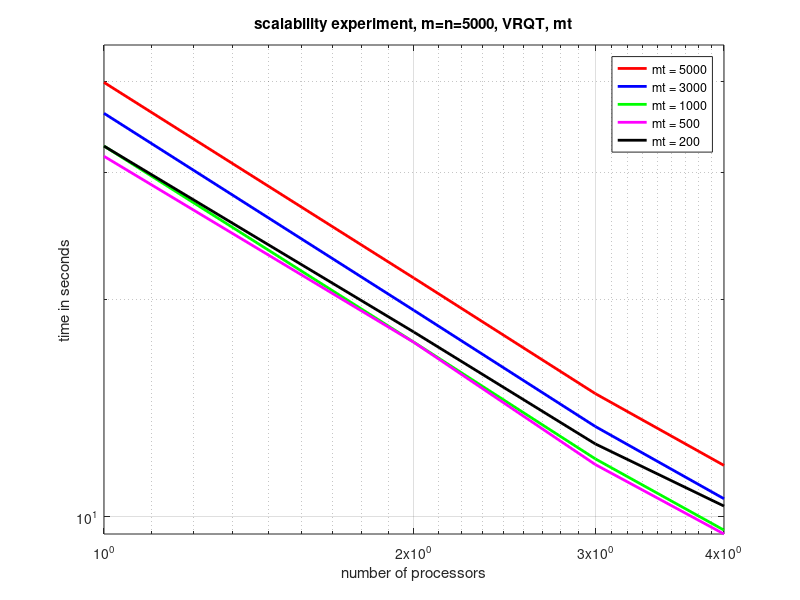
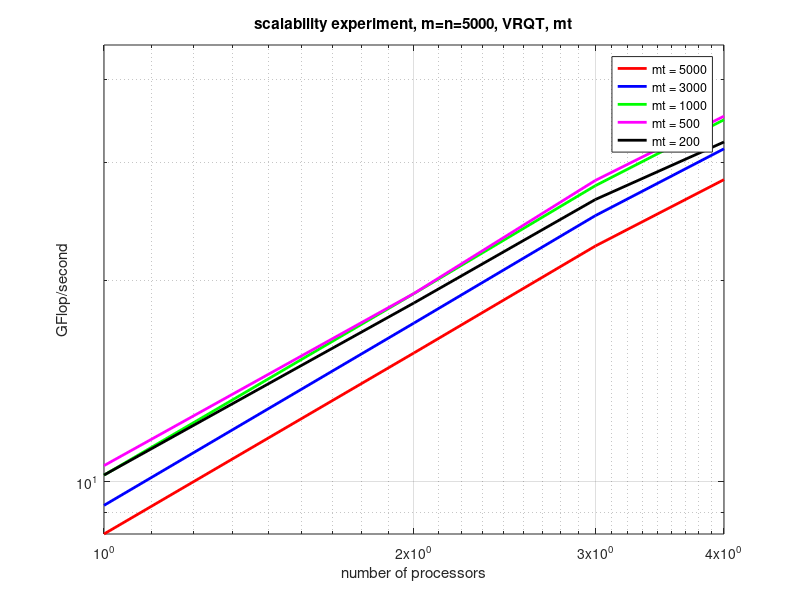
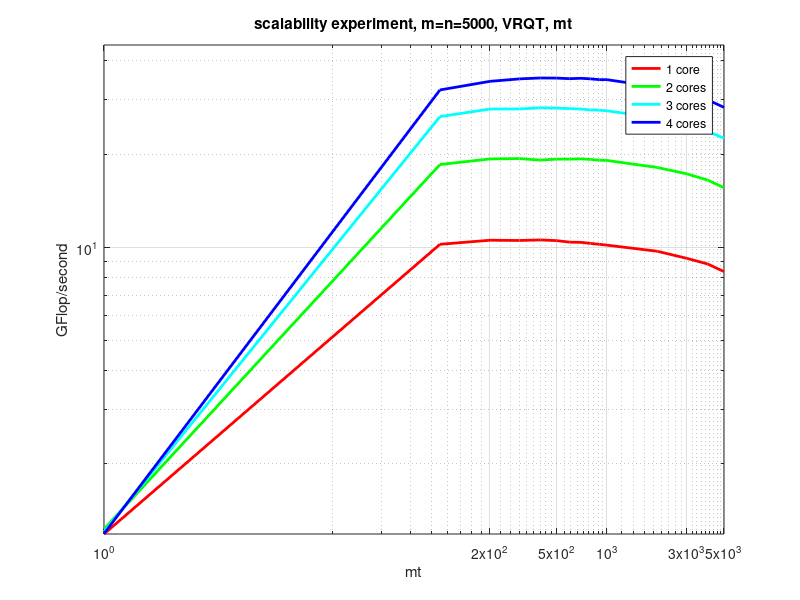
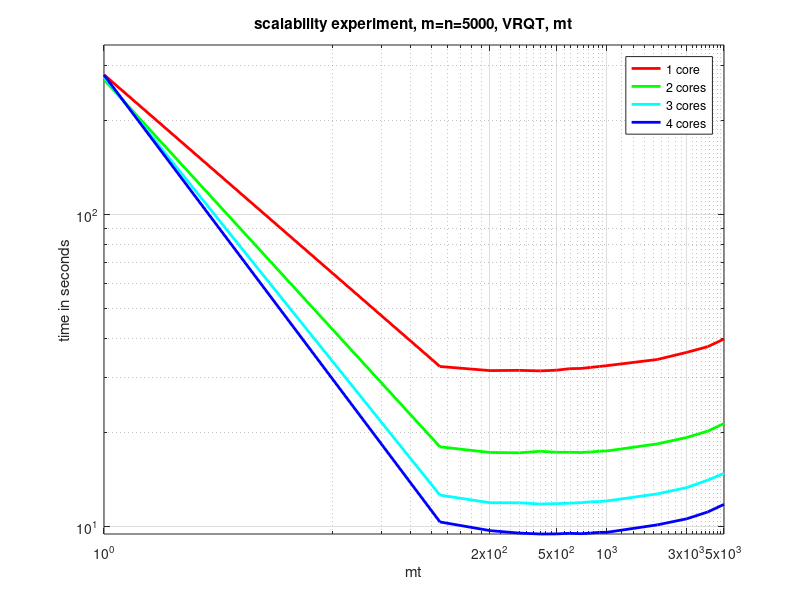

These charts were generated, in order, by the following MATLAB code:
   clear
   close all
   X = load('test_timing_w03_l1p2__square__1thread.dat');
   m = X(:,2);
   perf = X(:,6);
   Y = load('test_timing_w03_l1p2__square__2threads.dat');
   m = Y(:,2);
   perf = Y(:,6);
   T = load('test_timing_w03_l1p2__square__3threads.dat');
   m = T(:,2);
   perf = T(:,6);
   Z = load('test_timing_w03_l1p2__square__4threads.dat');
   m = Z(:,2);
   perf = Z(:,6);

   ax = axes;
   loglog( [1 2 3 4 ], [ X(15,6) Y(15,6) T(15,6) Z(15,6) ], 'r', 'LineWidth', 2); hold on;
   %loglog( [1 2 3 4 ], [ X(15,6) X(15,6)/2 X(15,6)/3 X(15,6)/4 ], 'r--', 'LineWidth', 2); hold on;
   loglog( [1 2 3 4 ], [ X(13,6) Y(13,6) T(13,6) Z(13,6) ], 'b', 'LineWidth', 2); hold on;
   loglog( [1 2 3 4 ], [ X(10,6) Y(10,6) T(10,6) Z(10,6) ], 'g', 'LineWidth', 2); hold on;
   loglog( [1 2 3 4 ], [ X(5,6) Y(5,6) T(5,6) Z(5,6) ], 'm', 'LineWidth', 2); hold on;
   loglog( [1 2 3 4 ], [ X(2,6) Y(2,6) T(2,6) Z(2,6) ], 'k', 'LineWidth', 2); hold on;
   %loglog( [1 2 3 4 ], [ X(1,6) Y(1,6) T(1,6) Z(1,6) ], 'm', 'LineWidth', 2); hold on;
   %loglog( [1 2 3 4 ], [ X(1,6) X(1,6)/2 X(1,6)/3 X(1,6)/4 ], 'm--', 'LineWidth', 2); hold on;
   grid on
   set( ax, 'XTick',[ 1 2 3 4]);
   axis([1 4 0 45])

   legend
   legend('mt = 5000','mt = 3000','mt = 1000','mt = 500','mt = 200')
   title('scalability experiment, m=n=5000, VRQT, mt')
   xlabel('number of processors')
   ylabel('time in seconds')

   figure
   ax = axes;
   loglog( [1 2 3 4 ], [ X(15,7) Y(15,7) T(15,7) Z(15,7) ], 'r', 'LineWidth', 2); hold on;
   %loglog( [1 2 3 4 ], [ X(15,7) 2*X(15,7) 3*X(15,7) 4*X(15,7) ], 'r--', 'LineWidth', 2); hold on;
   loglog( [1 2 3 4 ], [ X(13,7) Y(13,7) T(13,7) Z(13,7) ], 'b', 'LineWidth', 2); hold on;
   loglog( [1 2 3 4 ], [ X(10,7) Y(10,7) T(10,7) Z(10,7) ], 'g', 'LineWidth', 2); hold on;
   loglog( [1 2 3 4 ], [ X(5,7) Y(5,7) T(5,7) Z(5,7) ], 'm', 'LineWidth', 2); hold on;
   loglog( [1 2 3 4 ], [ X(2,7) Y(2,7) T(2,7) Z(2,7) ], 'k', 'LineWidth', 2); hold on;
   %loglog( [1 2 3 4 ], [ X(1,7) Y(1,7) T(1,7) Z(1,7) ], 'r', 'LineWidth', 2); hold on;
   %loglog( [1 2 3 4 ], [ X(1,7) X(1,7)/2 X(1,7)/3 X(1,7)/4 ], 'r--', 'LineWidth', 2); hold on;
   grid on
   set( ax, 'XTick',[ 1 2 3 4]);
   %set( ax, 'YTick',[ .5 1 1.5 2]);
   axis([1 4 0 45])

   legend
   legend('mt = 5000','mt = 3000','mt = 1000','mt = 500','mt = 200')
   title('scalability experiment, m=n=5000, VRQT, mt')
   xlabel('number of processors')
   ylabel('GFlop/second')


  figure
   ax = axes;
   loglog( X(1:15,3), X(1:15,7) , 'r', 'LineWidth', 2); hold on;
   loglog( X(1:15,3), Y(1:15,7) , 'g', 'LineWidth', 2); hold on;
   loglog( X(1:15,3), T(1:15,7) , 'c', 'LineWidth', 2); hold on;
   loglog( X(1:15,3), Z(1:15,7) , 'b', 'LineWidth', 2); hold on;
   grid on
   set( ax, 'XTick',[ 1 200 500 1000 3000 5000]);
   axis([1 5000 0 45])

   legend
   legend('1 core','2 cores','3 cores','4 cores')
   title('scalability experiment, m=n=5000, VRQT, mt')
   xlabel('mt')
   ylabel('GFlop/second')

   figure
   ax = axes;
   loglog( X(1:15,3), X(1:15,6) , 'r', 'LineWidth', 2); hold on;
   loglog( X(1:15,3), Y(1:15,6) , 'g', 'LineWidth', 2); hold on;
   loglog( X(1:15,3), T(1:15,6) , 'c', 'LineWidth', 2); hold on;
   loglog( X(1:15,3), Z(1:15,6) , 'b', 'LineWidth', 2); hold on;
   grid on
   set( ax, 'XTick',[ 1 200 500 1000 3000 5000]);
   axis([1 5000 0 350])

   legend
   legend('1 core','2 cores','3 cores','4 cores')
   title('scalability experiment, m=n=5000, VRQT, mt')
   xlabel('mt')
   ylabel('time in seconds')

